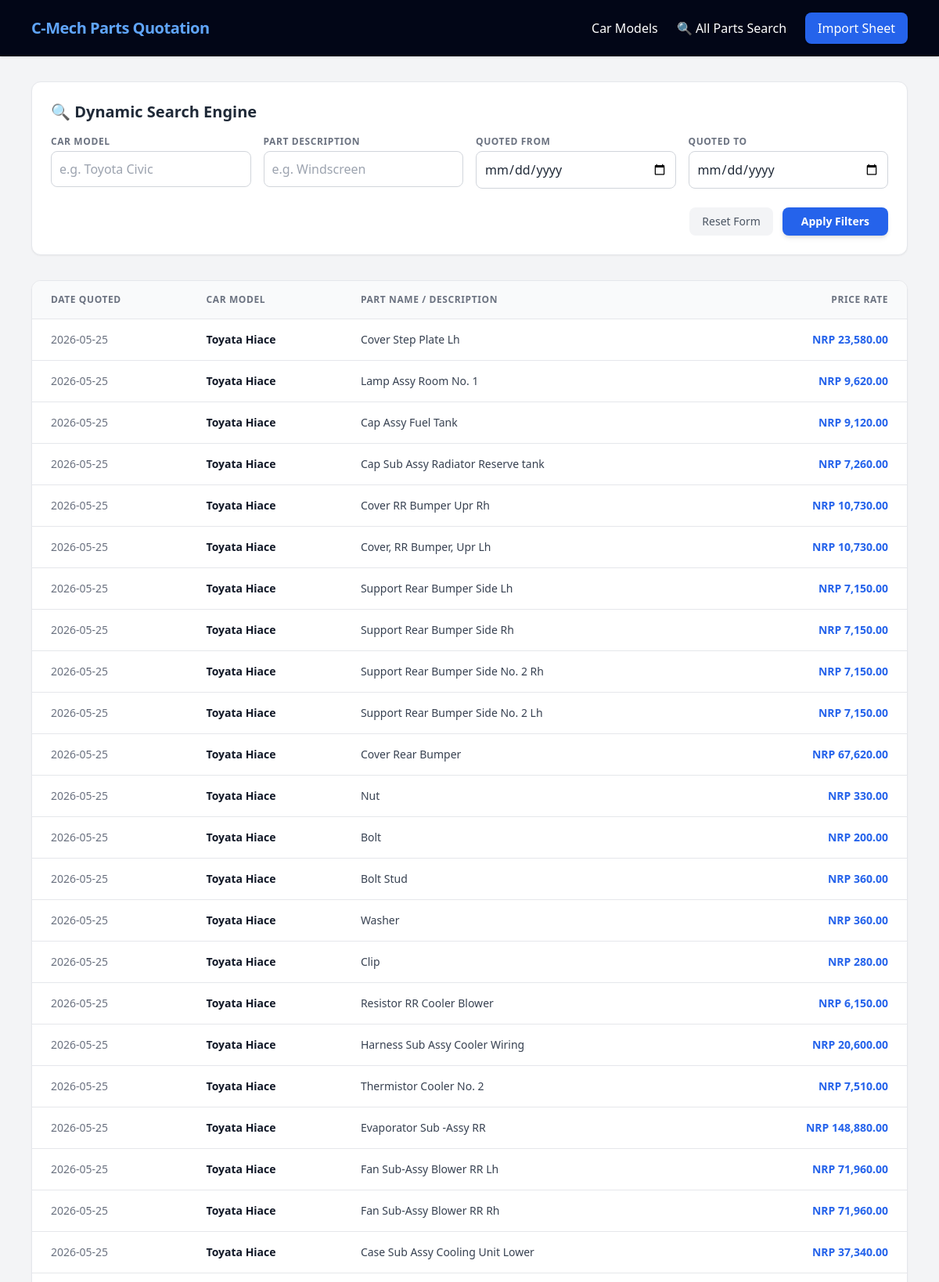
The page / (upper part) on the database its author committed.
### app.py (models this page shows)
class PartPriceHistory(db.Model):
    id = db.Column(db.Integer, primary_key=True)
    car_model = db.Column(db.String(150), nullable=False, index=True)
    quotation_date = db.Column(db.Date, nullable=False, index=True)
    part_name = db.Column(db.String(300), nullable=False, index=True)
    rate = db.Column(db.Float, nullable=False)
    car_photo = db.Column(db.String(300), nullable=True, default='placeholder.jpg') # Stores photo filename

### app.py (the view)
@app.route('/', methods=['GET'])
def index():
    car_model_query = request.args.get('car_model', '').strip()
    part_query = request.args.get('part_name', '').strip()
    start_date_str = request.args.get('start_date', '').strip()
    end_date_str = request.args.get('end_date', '').strip()
    query = PartPriceHistory.query
    if car_model_query:
        query = query.filter(PartPriceHistory.car_model.ilike(f"%{car_model_query}%"))
    if part_query:
        query = query.filter(PartPriceHistory.part_name.ilike(f"%{part_query}%"))
    if start_date_str:
        try:
            start_date = datetime.strptime(start_date_str, '%Y-%m-%d').date()
            query = query.filter(PartPriceHistory.quotation_date >= start_date)
        except ValueError:
            pass
    if end_date_str:
        try:
            end_date = datetime.strptime(end_date_str, '%Y-%m-%d').date()
            query = query.filter(PartPriceHistory.quotation_date <= end_date)
        except ValueError:
            pass
    results = query.order_by(PartPriceHistory.quotation_date.desc()).all()
    return render_template('index.html', results=results, car_model=car_model_query,
                           part_name=part_query, start_date=start_date_str, end_date=end_date_str)

### templates/index.html
{% extends 'base.html' %}
{% block content %}
<div class="bg-white p-6 rounded-xl shadow-sm border border-gray-200 mb-8">
    <h2 class="text-xl font-bold mb-4 text-gray-800">🔍 Dynamic Search Engine</h2>
    <form method="GET" action="{{ url_for('index') }}" class="grid grid-cols-1 md:grid-cols-4 gap-4">
        <div>
            <label class="block text-xs font-bold uppercase tracking-wider text-gray-500 mb-1">Car Model</label>
            <input type="text" name="car_model" value="{{ car_model }}" placeholder="e.g. Toyota Civic" class="w-full border border-gray-300 p-2.5 rounded-lg focus:ring-2 focus:ring-blue-500 focus:border-blue-500 outline-none">
        </div>
        <div>
            <label class="block text-xs font-bold uppercase tracking-wider text-gray-500 mb-1">Part Description</label>
            <input type="text" name="part_name" value="{{ part_name }}" placeholder="e.g. Windscreen" class="w-full border border-gray-300 p-2.5 rounded-lg focus:ring-2 focus:ring-blue-500 focus:border-blue-500 outline-none">
        </div>
        <div>
            <label class="block text-xs font-bold uppercase tracking-wider text-gray-500 mb-1">Quoted From</label>
            <input type="date" name="start_date" value="{{ start_date }}" class="w-full border border-gray-300 p-2.5 rounded-lg focus:ring-2 focus:ring-blue-500 focus:border-blue-500 outline-none">
        </div>
        <div>
            <label class="block text-xs font-bold uppercase tracking-wider text-gray-500 mb-1">Quoted To</label>
            <input type="date" name="end_date" value="{{ end_date }}" class="w-full border border-gray-300 p-2.5 rounded-lg focus:ring-2 focus:ring-blue-500 focus:border-blue-500 outline-none">
        </div>
        <div class="md:col-span-4 flex justify-end space-x-3 mt-2">
            <a href="{{ url_for('index') }}" class="px-4 py-2 text-sm bg-gray-100 text-gray-600 rounded-lg hover:bg-gray-200 font-medium">Reset Form</a>
            <button type="submit" class="px-6 py-2 text-sm bg-blue-600 text-white rounded-lg font-bold hover:bg-blue-700 shadow-md">Apply Filters</button>
        </div>
    </form>
</div>
<div class="bg-white rounded-xl shadow-sm border border-gray-200 overflow-hidden">
    <table class="min-w-full divide-y divide-gray-200">
        <thead class="bg-gray-50">
            <tr>
                <th class="px-6 py-4 text-left text-xs font-bold text-gray-500 uppercase tracking-wider">Date Quoted</th>
                <th class="px-6 py-4 text-left text-xs font-bold text-gray-500 uppercase tracking-wider">Car Model</th>
                <th class="px-6 py-4 text-left text-xs font-bold text-gray-500 uppercase tracking-wider">Part Name / Description</th>
                <th class="px-6 py-4 text-right text-xs font-bold text-gray-500 uppercase tracking-wider">Price Rate</th>
            </tr>
        </thead>
        <tbody class="divide-y divide-gray-200 bg-white">
            {% for item in results %}
            <tr class="hover:bg-gray-50 transition-colors">
                <td class="px-6 py-4 text-sm text-gray-500 whitespace-nowrap">{{ item.quotation_date.strftime('%Y-%m-%d') }}</td>
                <td class="px-6 py-4 text-sm font-semibold text-gray-900">{{ item.car_model }}</td>
                <td class="px-6 py-4 text-sm text-gray-700">{{ item.part_name }}</td>
                <td class="px-6 py-4 text-sm text-right font-bold text-blue-600 whitespace-nowrap">NRP {{ "{:,.2f}".format(item.rate) }}</td>
            </tr>
            {% else %}
            <tr>
                <td colspan="4" class="px-6 py-12 text-center text-gray-400 font-medium">No recorded entries found matching your query criteria.</td>
            </tr>
            {% endfor %}
        </tbody>
    </table>
</div>
{% endblock %}

### templates/base.html (shortened to what this page needs)
<!DOCTYPE html>
<html lang="en">
<head>
    <script src="https://cdn.tailwindcss.com"></script>
</head>
<body class="bg-gray-100 text-gray-800">
    <nav class="bg-slate-950 text-white shadow">
        <div class="max-w-6xl mx-auto px-4 py-4 flex justify-between items-center">
            <a href="{{ url_for('models_gallery') }}" class="text-xl font-bold tracking-tight text-blue-400">C-Mech Parts Quotation</a>
            <div class="space-x-6 flex items-center">
                <a href="{{ url_for('models_gallery') }}" class="hover:text-blue-400 font-medium transition">Car Models</a>
                <a href="{{ url_for('index') }}" class="hover:text-blue-400 font-medium transition">🔍 All Parts Search</a>
                <a href="{{ url_for('upload_file') }}" class="bg-blue-600 hover:bg-blue-700 text-white px-4 py-2 rounded-lg shadow font-medium transition">Import Sheet</a>
            </div>
        </div>
    </nav>
    <main class="max-w-6xl mx-auto px-4 py-8">
        {% block content %}{% endblock %}
    </main>
</body>
</html>

### rows shown on the page
PartPriceHistory: quotation_date "2026-05-25", car_model "Toyata Hiace", part_name "Cover Step Plate Lh", rate "23,580.00"
PartPriceHistory: quotation_date "2026-05-25", car_model "Toyata Hiace", part_name "Lamp Assy Room No. 1", rate "9,620.00"
PartPriceHistory: quotation_date "2026-05-25", car_model "Toyata Hiace", part_name "Cap Assy Fuel Tank", rate "9,120.00"
PartPriceHistory: quotation_date "2026-05-25", car_model "Toyata Hiace", part_name "Cap Sub Assy Radiator Reserve tank", rate "7,260.00"
PartPriceHistory: quotation_date "2026-05-25", car_model "Toyata Hiace", part_name "Cover RR Bumper Upr Rh", rate "10,730.00"
PartPriceHistory: quotation_date "2026-05-25", car_model "Toyata Hiace", part_name "Cover, RR Bumper, Upr Lh", rate "10,730.00"
PartPriceHistory: quotation_date "2026-05-25", car_model "Toyata Hiace", part_name "Support Rear Bumper Side Lh", rate "7,150.00"
PartPriceHistory: quotation_date "2026-05-25", car_model "Toyata Hiace", part_name "Support Rear Bumper Side Rh", rate "7,150.00"
PartPriceHistory: quotation_date "2026-05-25", car_model "Toyata Hiace", part_name "Support Rear Bumper Side No. 2 Rh", rate "7,150.00"
PartPriceHistory: quotation_date "2026-05-25", car_model "Toyata Hiace", part_name "Support Rear Bumper Side No. 2 Lh", rate "7,150.00"
PartPriceHistory: quotation_date "2026-05-25", car_model "Toyata Hiace", part_name "Cover Rear Bumper", rate "67,620.00"
PartPriceHistory: quotation_date "2026-05-25", car_model "Toyata Hiace", part_name "Nut", rate "330.00"
PartPriceHistory: quotation_date "2026-05-25", car_model "Toyata Hiace", part_name "Bolt", rate "200.00"
PartPriceHistory: quotation_date "2026-05-25", car_model "Toyata Hiace", part_name "Bolt Stud", rate "360.00"
PartPriceHistory: quotation_date "2026-05-25", car_model "Toyata Hiace", part_name "Washer", rate "360.00"
PartPriceHistory: quotation_date "2026-05-25", car_model "Toyata Hiace", part_name "Clip", rate "280.00"
PartPriceHistory: quotation_date "2026-05-25", car_model "Toyata Hiace", part_name "Resistor RR Cooler Blower", rate "6,150.00"
PartPriceHistory: quotation_date "2026-05-25", car_model "Toyata Hiace", part_name "Harness Sub Assy Cooler Wiring", rate "20,600.00"
PartPriceHistory: quotation_date "2026-05-25", car_model "Toyata Hiace", part_name "Thermistor Cooler No. 2", rate "7,510.00"
PartPriceHistory: quotation_date "2026-05-25", car_model "Toyata Hiace", part_name "Evaporator Sub -Assy RR", rate "148,880.00"
PartPriceHistory: quotation_date "2026-05-25", car_model "Toyata Hiace", part_name "Fan Sub-Assy Blower RR Lh", rate "71,960.00"
PartPriceHistory: quotation_date "2026-05-25", car_model "Toyata Hiace", part_name "Fan Sub-Assy Blower RR Rh", rate "71,960.00"
PartPriceHistory: quotation_date "2026-05-25", car_model "Toyata Hiace", part_name "Case Sub Assy Cooling Unit Lower", rate "37,340.00"
